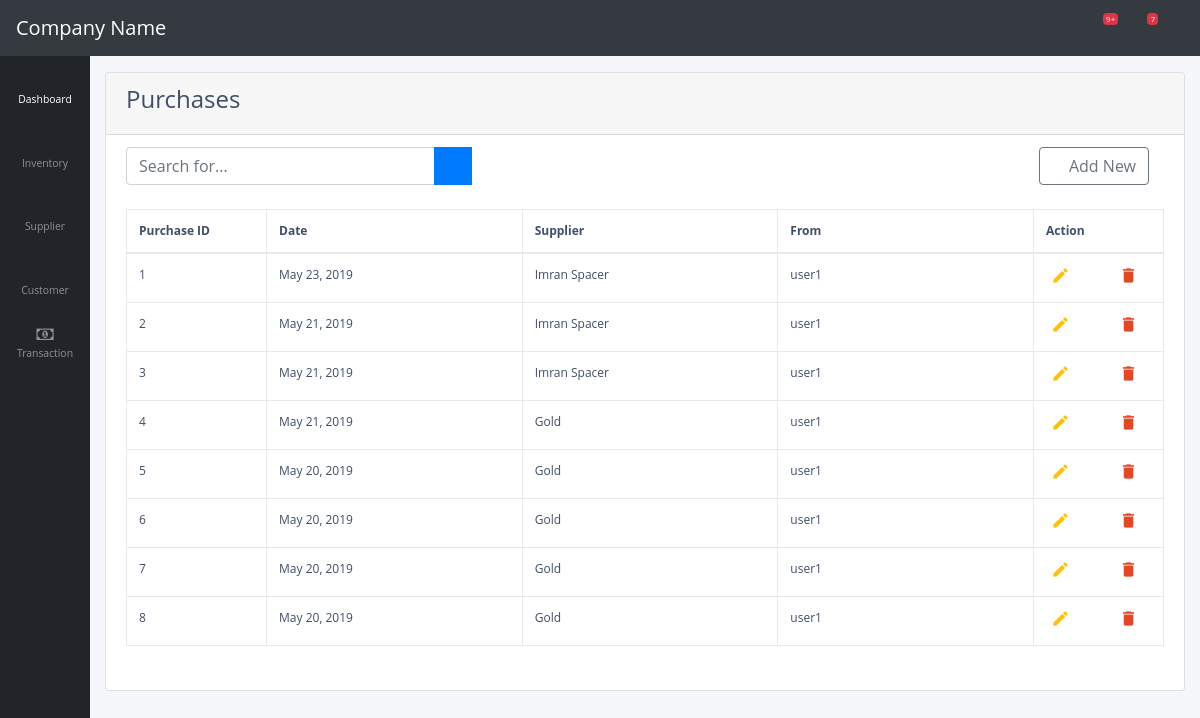
Page /transaction/purchase/ on the committed database.
### transaction/models.py (models this page shows)
class PurchaseHeader(models.Model):
    purchase_no = models.CharField(max_length = 100, unique = True)
    date = models.DateField(default = datetime.date.today)
    footer_description = models.TextField()
    payment_method = models.CharField(max_length = 100)
    cartage_amount = models.DecimalField(max_digits = 8, decimal_places = 2)
    additional_tax = models.DecimalField(max_digits = 8, decimal_places = 2)
    withholding_tax = models.DecimalField(max_digits = 8, decimal_places = 2)
    account_id = models.ForeignKey(ChartOfAccount, models.SET_NULL,blank=True,null=True,)

class ChartOfAccount(models.Model):
    account_title = models.CharField(max_length = 100, unique = True)
    account_type = models.CharField(max_length = 100)
    opening_balance = models.DecimalField(max_digits = 8, decimal_places = 2)
    phone_no = models.CharField(max_length = 100)
    email_address = models.CharField(max_length = 100)
    ntn = models.CharField(max_length = 100)
    Address = models.CharField(max_length = 200)
    remarks = models.CharField(max_length = 100)

### transaction/views.py (the view)
# urls.py: path('purchase/', views.purchase, name = 'purchase'),
def purchase(request):
    all_purchases = PurchaseHeader.objects.all()
    return render(request, 'transaction/purchase.html',{'all_purchases': all_purchases})

### transaction/templates/transaction/purchase.html
{% extends "supplier/base.html" %}
{% load crispy_forms_tags %}
{% block body %}
<div class="card" style="width: 100%;">
<div class="card-header">
  <h4>Purchases</h4>
</div>
<ul class="list-group list-group-flush">
  <li class="list-group-item">
    <div class="input-group">
      <input type="text" class="form-control col-md-4" placeholder="Search for..." aria-label="Search" aria-describedby="basic-addon2">
      <div class="input-group-append">
        <button class="btn btn-primary" type="button">
          <i class="fas fa-search"></i>
        </button>
      </div>
      <div class="col-md-8">
        <a role="button" href="{% url 'new-purchase' %}" style="float:right;" class="btn btn-outline-secondary" name="button"><i class="fas fa-plus"></i> Add New</a>
      </div>
    </div>
    <br>
    <div class="table table-responsive content-loader">
      <table class="table table-bordered" id="dataTable">
          <thead>
              <tr>
                  <th width="140px">Purchase ID</th>
                  <th >Date</th>
                  <th >Supplier</th>
                  <th >From</th>
                  <th width="400px">Action</th>
              </tr>
          </thead>
          <tbody>
            {% for value in all_purchases reversed %}
            <tr>
                <td>{{ forloop.counter }}</td>
                <td>{{ value.date }}</td>
                <td>{{ value.account_id.account_title }}</td>
                <td>user1</td>
                <td><a class="edit_list" href="" data-toggle=""><i class="material-icons">&#xE254;</i></a><a href="{% url 'new-purchase-return' pk=value.id %}" data-toggle=""><i class="fas fa-undo"></i></a><a class="delete_purchase"  data-toggle="tooltip"><i class="material-icons">&#xE872;</i></a></td>
            </tr>
            {% endfor %}
          </tbody>
      </table>
    </div>
  </li>
</ul>
</div>
{% endblock body %}

### supplier/static/supplier/css/table.css (style rules this page uses)
body { color: #404E67; background: #F5F7FA; font-family: 'Open Sans', sans-serif; }
table.table { table-layout: fixed; }
table.table tr th, table.table tr td { border-color: #e9e9e9; }
table.table th:last-child { width: 130px; }
table.table td a { cursor: pointer; display: inline-block; margin: 0 5px; min-width: 24px; }
table.table td a.edit_list { color: #FFC107; }
table.table td i { font-size: 19px; }
table.table thead tr th { white-space: nowrap; overflow: hidden; font-size: 14px; }
table.table tbody tr td { white-space: nowrap; overflow: hidden; text-overflow:ellipsis; font-size: 12px; }
table.table thead tr th { font-size:12px; }
#t_table, th, td { border: 1px solid; }
#dataTable.table td a.delete_purchase { color:#E34724; }

### rows in the picture
PurchaseHeader: date "May 23, 2019", account_id.account_title "Imran Spacer"
PurchaseHeader: date "May 21, 2019", account_id.account_title "Imran Spacer"
PurchaseHeader: date "May 21, 2019", account_id.account_title "Imran Spacer"
PurchaseHeader: date "May 21, 2019", account_id.account_title "Gold"
PurchaseHeader: date "May 20, 2019", account_id.account_title "Gold"
PurchaseHeader: date "May 20, 2019", account_id.account_title "Gold"
PurchaseHeader: date "May 20, 2019", account_id.account_title "Gold"
PurchaseHeader: date "May 20, 2019", account_id.account_title "Gold"
